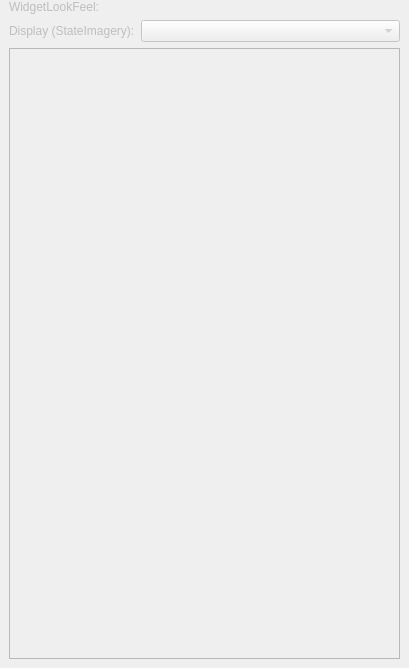
<?xml version="1.0" encoding="UTF-8"?>
<ui version="4.0">
 <class>LookNFeelHierarchyDockWidget</class>
 <widget class="QDockWidget" name="LookNFeelHierarchyDockWidget">
  <property name="enabled">
   <bool>false</bool>
  </property>
  <property name="geometry">
   <rect>
    <x>0</x>
    <y>0</y>
    <width>409</width>
    <height>668</height>
   </rect>
  </property>
  <property name="minimumSize">
   <size>
    <width>336</width>
    <height>250</height>
   </size>
  </property>
  <property name="windowTitle">
   <string>Look n' Feel Hierarchy</string>
  </property>
  <widget class="QWidget" name="dockWidgetContents">
   <property name="sizePolicy">
    <sizepolicy hsizetype="Preferred" vsizetype="Expanding">
     <horstretch>0</horstretch>
     <verstretch>0</verstretch>
    </sizepolicy>
   </property>
   <layout class="QVBoxLayout" name="verticalLayout">
    <property name="topMargin">
     <number>0</number>
    </property>
    <item>
     <layout class="QHBoxLayout" name="headerLayout">
      <item>
       <widget class="QLabel" name="widgetLookNameLabel">
        <property name="sizePolicy">
         <sizepolicy hsizetype="Minimum" vsizetype="Preferred">
          <horstretch>0</horstretch>
          <verstretch>0</verstretch>
         </sizepolicy>
        </property>
        <property name="text">
         <string>WidgetLookFeel:</string>
        </property>
       </widget>
      </item>
      <item>
       <widget class="QLabel" name="widgetLookName">
        <property name="sizePolicy">
         <sizepolicy hsizetype="Expanding" vsizetype="Preferred">
          <horstretch>0</horstretch>
          <verstretch>0</verstretch>
         </sizepolicy>
        </property>
        <property name="text">
         <string/>
        </property>
       </widget>
      </item>
     </layout>
    </item>
    <item>
     <layout class="QHBoxLayout" name="stateSelectionLayout">
      <item>
       <widget class="QLabel" name="stateLabel">
        <property name="sizePolicy">
         <sizepolicy hsizetype="Minimum" vsizetype="Preferred">
          <horstretch>0</horstretch>
          <verstretch>0</verstretch>
         </sizepolicy>
        </property>
        <property name="text">
         <string>Display (StateImagery):</string>
        </property>
       </widget>
      </item>
      <item>
       <widget class="QComboBox" name="displayStateCombobox">
        <property name="sizePolicy">
         <sizepolicy hsizetype="Expanding" vsizetype="Fixed">
          <horstretch>0</horstretch>
          <verstretch>0</verstretch>
         </sizepolicy>
        </property>
       </widget>
      </item>
     </layout>
    </item>
    <item>
     <widget class="LookNFeelHierarchyTreeView" name="treeView">
      <property name="showDropIndicator" stdset="0">
       <bool>false</bool>
      </property>
      <property name="alternatingRowColors">
       <bool>true</bool>
      </property>
      <property name="selectionMode">
       <enum>QAbstractItemView::SingleSelection</enum>
      </property>
      <property name="rootIsDecorated">
       <bool>false</bool>
      </property>
      <property name="animated">
       <bool>true</bool>
      </property>
      <property name="wordWrap">
       <bool>true</bool>
      </property>
      <property name="headerHidden">
       <bool>true</bool>
      </property>
      <attribute name="headerShowSortIndicator" stdset="0">
       <bool>false</bool>
      </attribute>
      <attribute name="headerStretchLastSection">
       <bool>true</bool>
      </attribute>
     </widget>
    </item>
   </layout>
  </widget>
 </widget>
 <customwidgets>
  <customwidget>
   <class>LookNFeelHierarchyTreeView</class>
   <extends>QTreeView</extends>
   <header>ceed.editors.looknfeel.hierarchy_tree_view</header>
  </customwidget>
 </customwidgets>
 <resources/>
 <connections/>
</ui>
